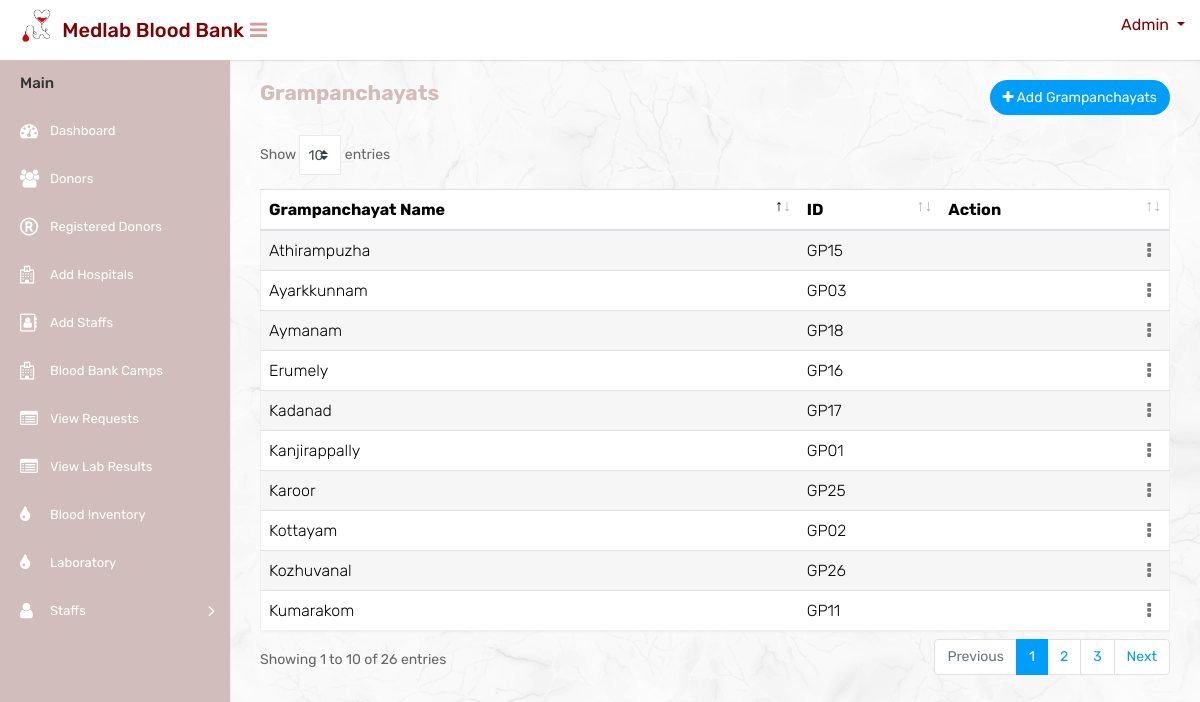
Screenshot of /listgps with the database file from the repository.
### website/models.py (models this page shows, shortened)
class Grampanchayat(models.Model):
    name_of_grampanchayat = models.CharField(max_length=255, unique=True)
    grampanchayat_id = models.CharField(max_length=10, unique=True)

### website/views.py (the view)
# urls.py: path('listgps', listgps, name='listgps' ),
def listgps(request):
    grampanchayats = Grampanchayat.objects.all()
    return render(request, 'mainuser/listgps.html', {'grampanchayats': grampanchayats})

### templates/mainuser/listgps.html (shortened to what this page needs)
{% load static %}
<html lang="en">
<head>
    <link rel="stylesheet" type="text/css" href="{% static 'mainuser/css/bootstrap.min.css' %}">
    <link rel="stylesheet" type="text/css" href="{% static 'mainuser/css/font-awesome.min.css' %}">
    <link rel="stylesheet" type="text/css" href="{% static 'mainuser/css/select2.min.css' %}">
    <link rel="stylesheet" type="text/css" href="{% static 'mainuser/css/dataTables.bootstrap4.min.css' %}">
    <link rel="stylesheet" type="text/css" href="{% static 'mainuser/css/bootstrap-datetimepicker.min.css' %}">
    <link rel="stylesheet" type="text/css" href="{% static 'mainuser/css/style.css' %}">
</head>
<body>
    <div class="main-wrapper">
        <div class="header" style="background-color:white;height:60px;">
			<div class="header-left">
				<a href="{% url 'adminindex' %}" class="logo" style="color: black;">
					<img src="{% static 'mainuser/img/logocopy.png' %}" width="75" height="40" alt="" style="margin-left:15px"> <span style="color: maroon;font-size: 20px;margin-top:10px; margin-left:-10px;white-space: nowrap;">Medlab Blood Bank</span>
				</a>
			</div>
			<a id="toggle_btn" href="javascript:void(0);" style="color:#d69c98;margin-top:20px;margin-left:10px;"><i class="fa fa-bars"></i></a>
            <ul class="nav user-menu float-right">
                <li class="nav-item dropdown has-arrow">
                    <a href="#" class="dropdown-toggle nav-link user-link" data-toggle="dropdown"style="color:maroon">
						<span style="color:maroon;">Admin</span>
                    </a>
                </li>
            </ul>
        </div>
        <div class="sidebar" id="sidebar">
            <div class="sidebar-inner slimscroll">
                <div id="sidebar-menu" class="sidebar-menu">
                    <ul>
                        <li class="menu-title">Main</li>
                        <li>
                            <a href="{% url 'adminindex' %}"><i class="fa fa-dashboard"></i> <span>Dashboard</span></a>
                        </li>
						<li>
                            <a href="{% url 'donors' %}"><i class="fa fa-users"></i> <span>Donors</span></a>
                        </li>
                        <li>
                            <a href="{% url 'registereddonortable' %}"><i class="fa fa-registered"></i> <span>Registered Donors</span></a>
                        </li>
                        <li>
                            <a href="{% url 'registeredhospitaltable' %}"><i class="fa fa-hospital-o"></i> <span>Add Hospitals</span></a>
                        </li>
                        <li>
                            <a href="{% url 'registeredstafftable' %}"><i class="fa fa-address-book-o"></i> <span>Add Staffs</span></a>
                        </li>
                        <li>
                            <a href="{% url 'departments' %}"><i class="fa fa-hospital-o"></i> <span>Blood Bank Camps</span></a>
                        </li>
                        <li>
                            <a href="{% url 'blood_request_list' %}"><i class="fa fa-list-alt"></i> <span>View Requests</span></a>
                        </li>
						<li>
                            <a href="{% url 'view_uploaded_files' %}"><i class="fa fa-list-alt"></i> <span>View Lab Results</span></a>
                        </li>
                        <li>
                            <a href="{% url 'bloodinventory' %}"><i class="fa fa-tint"></i> <span>Blood Inventory</span></a>
                        </li>
                        <li>
                            <a href="{% url 'laboratory' %}"><i class="fa fa-tint"></i> <span>Laboratory</span></a>
                        </li>
						<li class="submenu">
							<a href="#"><i class="fa fa-user"></i> <span>Staffs </span> <span class="menu-arrow"></span></a>
						</li>
                    </ul>
                </div>
            </div>
        </div>
        <div class="page-wrapper">
            <div class="content">
                <div class="row">
                    <div class="col-sm-4 col-3">
                        <h4 class="page-title" style="color:#d1bebc;font-weight:bold">Grampanchayats</h4>
                    </div>
                    <div class="col-sm-8 col-9 text-right m-b-20">
                        <a href="{% url 'addgps' %}" class="btn btn btn-primary btn-rounded float-right" id="addGramBtn"><i class="fa fa-plus"></i> Add Grampanchayats</a>
                    </div>
                </div>
				<div class="row">
					<div class="col-md-12">
						<div class="table-responsive">
							<table id="grampanchayatsTable" class="table table-border table-striped custom-table datatable mb-0">
								<thead>
									<tr>
										<th>Grampanchayat Name</th>
										<th>ID</th>
										<th>Action</th>
									</tr>
								</thead>
                                <tbody>
                                    {% for grampanchayat in grampanchayats %}
                                        <tr>
                                            <td>{{ grampanchayat.name_of_grampanchayat }}</td>
                                            <td>{{ grampanchayat.grampanchayat_id }}</td>
                                            <td class="text-right">
                                                <div class="dropdown dropdown-action">
                                                    <a href="#" class="action-icon dropdown-toggle" data-toggle="dropdown" aria-expanded="false">
                                                        <i class="fa fa-ellipsis-v"></i>
                                                    </a>
                                                </div>
                                            </td>
                                        </tr>
                                    {% endfor %}
                                </tbody>
							</table>
						</div>
					</div>
                </div>
            </div>
        </div>
    </div>
</body>
</html>

### rows the page displays
Grampanchayat: name_of_grampanchayat "Kanjirappally", grampanchayat_id "GP01"
Grampanchayat: name_of_grampanchayat "Kottayam", grampanchayat_id "GP02"
Grampanchayat: name_of_grampanchayat "Ayarkkunnam", grampanchayat_id "GP03"
Grampanchayat: name_of_grampanchayat "Kumarakom", grampanchayat_id "GP11"
Grampanchayat: name_of_grampanchayat "Athirampuzha", grampanchayat_id "GP15"
Grampanchayat: name_of_grampanchayat "Erumely", grampanchayat_id "GP16"
Grampanchayat: name_of_grampanchayat "Kadanad", grampanchayat_id "GP17"
Grampanchayat: name_of_grampanchayat "Aymanam", grampanchayat_id "GP18"
Grampanchayat: name_of_grampanchayat "Karoor", grampanchayat_id "GP25"
Grampanchayat: name_of_grampanchayat "Kozhuvanal", grampanchayat_id "GP26"
